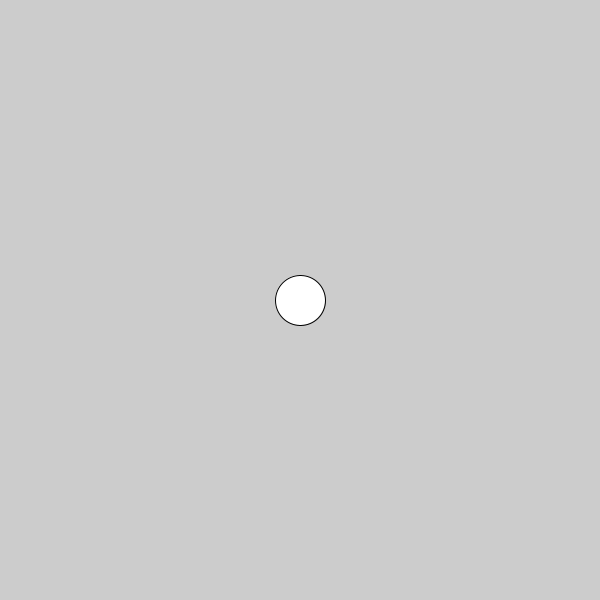
Frame 1 (no input)
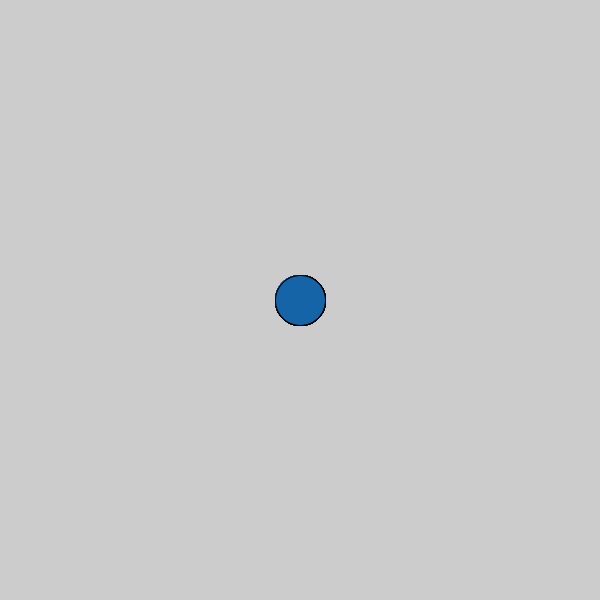
Frame 60 (the mouse pressed at the canvas centre just before this capture)
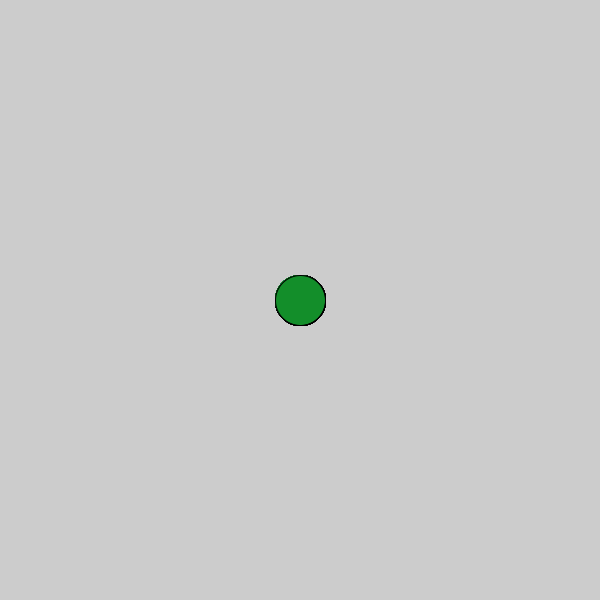
Frame 120 (the mouse held since frame 60 and released just before this capture)

The Processing sketch that drew these frames (run headless with seeded random() and noise(); from frame 60 on, the mouse is pressed at the canvas centre):

// Processing sketch: c_LogicalDot
// ── c_LogicalDot.pde

void setup() {
  
// 1. Set the size of the sketch. Make it 600 pixels square. 
  size(600,600);

}

void draw() {
  
// 2. Draw an ellipse
// Run the program to make sure it works before moving on.
ellipse(300,300, 50, 50);

// 3. Change the color of the ellipse when the mouse is pressed.
//    Use the following code, but put your colors where indicated
//    Remember to use the   fill()  command to set colors.

if (mousePressed) {
   fill(#138E2A);
   //  put one color here 
  
} else {
  fill(#1464A7);
  
   // put a different color here
  
}  
  
  
  
}
